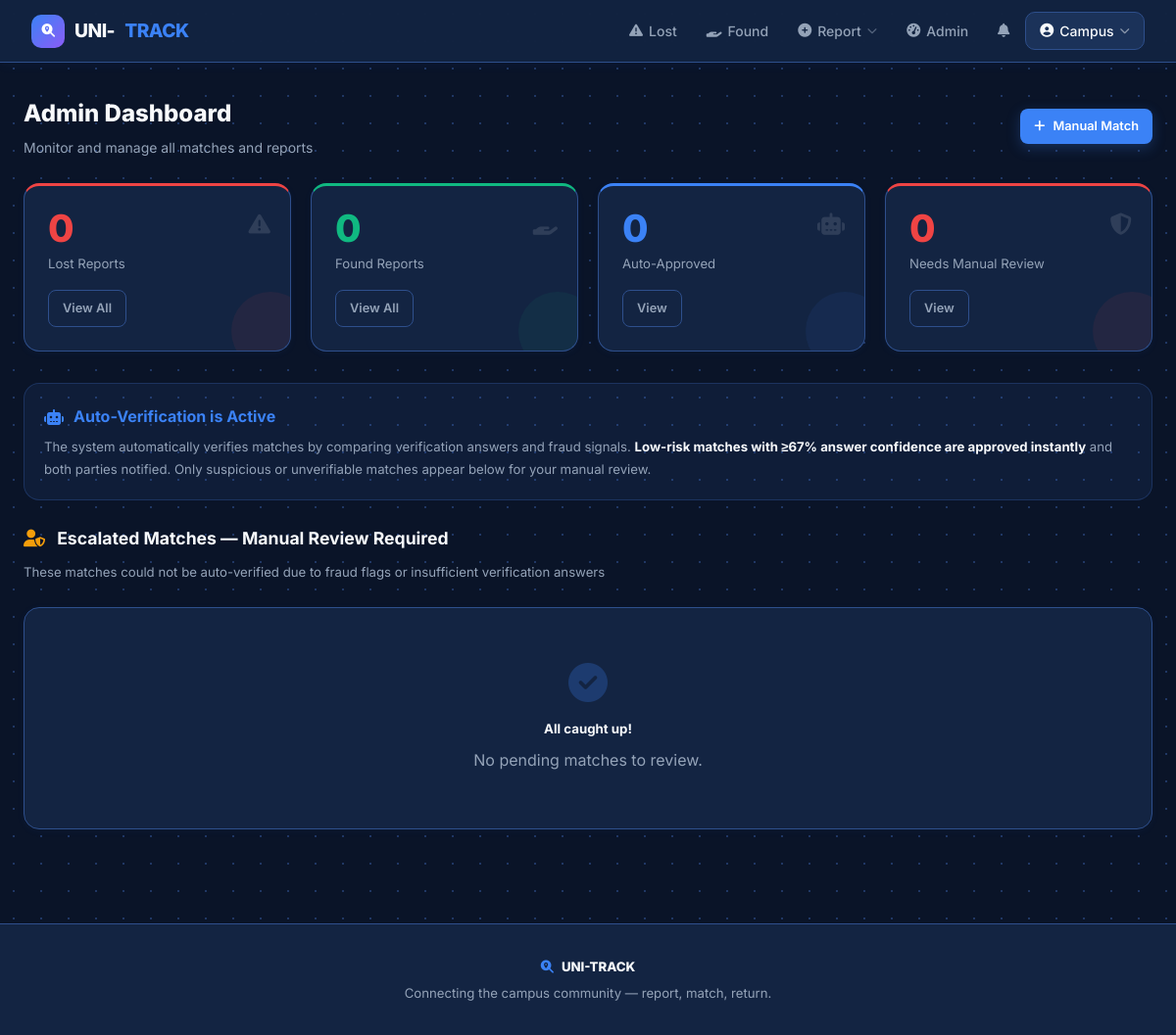
Before: /admin-panel/ (signed in) with the older database file.
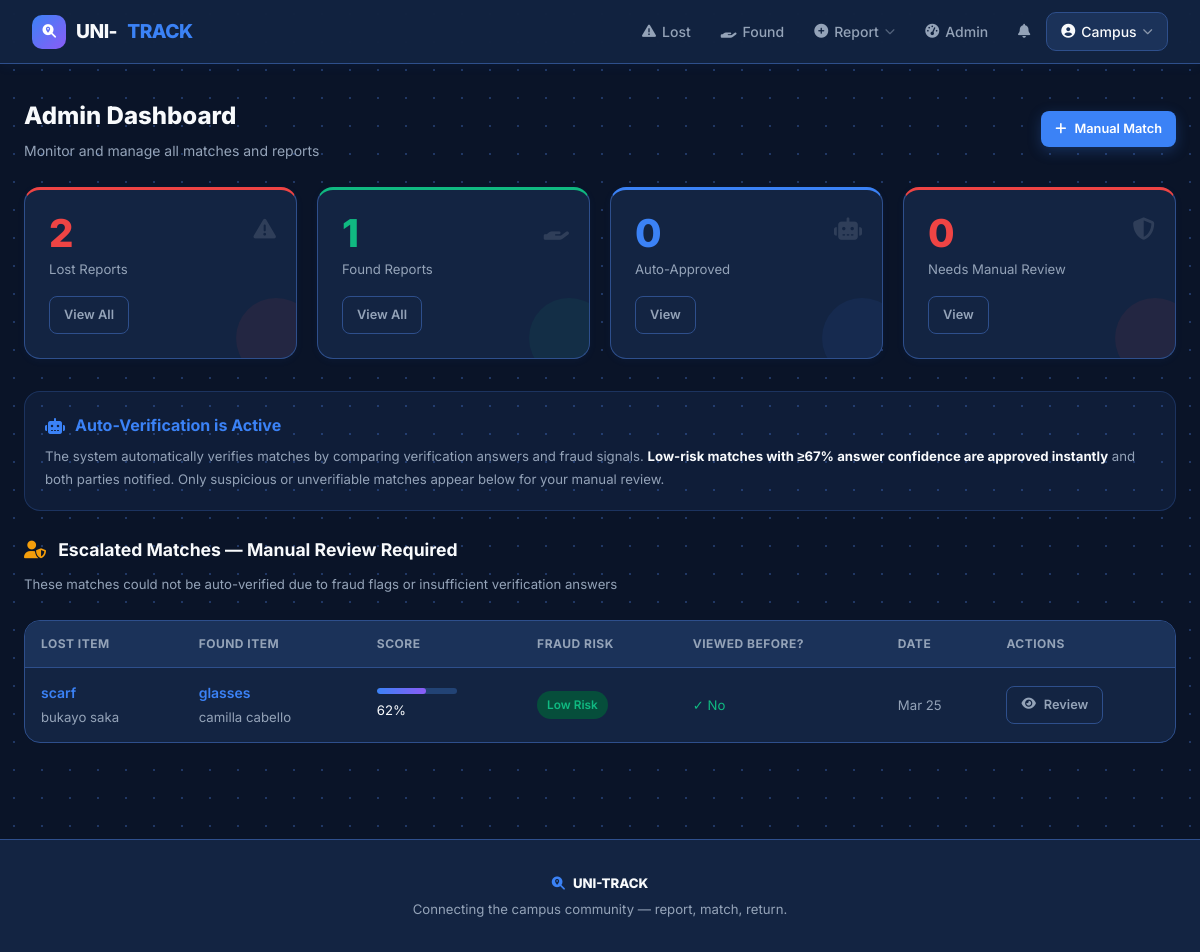
After: the same page with the newer database file.
### items/models.py (models this page shows, shortened)
class ItemMatch(models.Model):
    STATUS_CHOICES = [
        ('pending', 'Pending Review'),
        ('approved', 'Approved'),
        ('rejected', 'Rejected'),
        ('completed', 'Completed'),
    ]
    FRAUD_RISK_CHOICES = [
        ('low', 'Low Risk'),
        ('medium', 'Medium Risk'),
        ('high', 'High Risk — Review Carefully'),
    ]
    lost_item = models.ForeignKey(LostItem, on_delete=models.CASCADE, related_name='matches')
    found_item = models.ForeignKey(FoundItem, on_delete=models.CASCADE, related_name='matches')
    matched_by = models.ForeignKey(
        settings.AUTH_USER_MODEL, on_delete=models.SET_NULL, null=True,
        related_name='matches_made')
    match_score = models.IntegerField(default=0)
    notes = models.TextField(blank=True)
    status = models.CharField(max_length=20, choices=STATUS_CHOICES, default='pending')
    fraud_risk = models.CharField(max_length=10, choices=FRAUD_RISK_CHOICES, default='low')
    fraud_flags = models.TextField(blank=True,
        help_text='Auto-detected fraud warning flags')
    reporter_viewed_found_before_reporting = models.BooleanField(default=False,
        help_text='True if reporter viewed this found item BEFORE submitting their lost report')
    verif_color_match = models.BooleanField(null=True, blank=True,
        verbose_name='Colour answers match?')
    verif_distinguishing_match = models.BooleanField(null=True, blank=True,
        verbose_name='Distinguishing feature answers match?')
    verif_secret_match = models.BooleanField(null=True, blank=True,
        verbose_name='Secret detail answers match?')
    admin_verif_notes = models.TextField(blank=True,
        verbose_name='Admin verification notes')
    created_at = models.DateTimeField(auto_now_add=True)
    reviewed_at = models.DateTimeField(null=True, blank=True)
    reviewed_by = models.ForeignKey(
        settings.AUTH_USER_MODEL, on_delete=models.SET_NULL, null=True,
        blank=True, related_name='reviewed_matches')
    owner_notified = models.BooleanField(default=False)
    finder_notified = models.BooleanField(default=False)
    owner_confirmed = models.BooleanField(null=True, blank=True)
    finder_confirmed = models.BooleanField(null=True, blank=True)
    class Meta:
        unique_together = ['lost_item', 'found_item']
        ordering = ['-created_at']

class LostItem(models.Model):
    STATUS_CHOICES = [
        ('active', 'Active'),
        ('matched', 'Matched'),
        ('resolved', 'Resolved'),
        ('closed', 'Closed'),
    ]
    reporter = models.ForeignKey(settings.AUTH_USER_MODEL, on_delete=models.CASCADE, related_name='lost_items')
    title = models.CharField(max_length=200)
    description = models.TextField()
    category = models.CharField(max_length=50, choices=CATEGORY_CHOICES)
    location_lost = models.CharField(max_length=50, choices=LOCATION_CHOICES)
    location_detail = models.CharField(max_length=200, blank=True)
    date_lost = models.DateField()
    image = models.ImageField(upload_to='lost_items/', blank=True, null=True)
    proof_of_ownership = models.ImageField(upload_to='ownership_proof/', blank=True, null=True,
        help_text='Upload a previous photo, receipt, or any proof this item belongs to you')
    contact_email = models.EmailField(blank=True)
    contact_phone = models.CharField(max_length=15, blank=True)
    reward = models.CharField(max_length=100, blank=True)
    verif_color = models.CharField(max_length=100, blank=True,
        verbose_name='Item colour / appearance',
        help_text='Describe the exact colour, brand markings, or appearance')
    verif_distinguishing = models.CharField(max_length=200, blank=True,
        verbose_name='Distinguishing feature',
        help_text='Any scratches, stickers, engravings, or unique marks?')
    verif_secret = models.CharField(max_length=200, blank=True,
        verbose_name='Secret detail',
        help_text='Something only you would know (e.g. lock screen wallpaper, bag contents, note inside)')
    status = models.CharField(max_length=20, choices=STATUS_CHOICES, default='active')
    created_at = models.DateTimeField(auto_now_add=True)
    updated_at = models.DateTimeField(auto_now=True)
    class Meta:
        ordering = ['-created_at']

class FoundItem(models.Model):
    STATUS_CHOICES = [
        ('available', 'Available'),
        ('matched', 'Matched'),
        ('returned', 'Returned'),
        ('unclaimed', 'Unclaimed - Donated'),
    ]
    finder = models.ForeignKey(settings.AUTH_USER_MODEL, on_delete=models.CASCADE, related_name='found_items')
    title = models.CharField(max_length=200)
    public_description = models.TextField(
        verbose_name='Public Description (vague)',
        help_text='Describe the item vaguely — DO NOT include serial numbers, passwords, or secret details. E.g. "A black electronic device"')
    private_description = models.TextField(
        verbose_name='Private Description (confidential)',
        help_text='Full details: exact colour, markings, serial number, contents — only admin and verified owner will see this')
    category = models.CharField(max_length=50, choices=CATEGORY_CHOICES)
    location_found = models.CharField(max_length=50, choices=LOCATION_CHOICES)
    location_detail = models.CharField(max_length=200, blank=True,
        help_text='Exact spot — this is kept private and not shown publicly')
    date_found = models.DateField()
    image = models.ImageField(upload_to='found_items/', blank=True, null=True)
    contact_email = models.EmailField(blank=True)
    contact_phone = models.CharField(max_length=15, blank=True)
    current_holding = models.CharField(max_length=200, blank=True,
        help_text='Where is the item currently kept? (private)')
    verif_color = models.CharField(max_length=100, blank=True,
        verbose_name='Colour / appearance observed',
        help_text='Exact colour, brand, or appearance as you found it')
    verif_distinguishing = models.CharField(max_length=200, blank=True,
        verbose_name='Distinguishing features observed',
        help_text='Any scratches, stickers, engravings, or unique marks you noticed')
    verif_secret = models.CharField(max_length=200, blank=True,
        verbose_name='Additional private detail',
        help_text='Any other detail not visible from outside (e.g. item inside a bag, note tucked in)')
    status = models.CharField(max_length=20, choices=STATUS_CHOICES, default='available')
    created_at = models.DateTimeField(auto_now_add=True)
    updated_at = models.DateTimeField(auto_now=True)
    class Meta:
        ordering = ['-created_at']

### accounts/models.py (models this page shows, shortened)
class User(AbstractUser):
    ROLE_CHOICES = [
        ('student', 'Student'),
        ('staff', 'Staff'),
        ('admin', 'Administrator'),
    ]
    role = models.CharField(max_length=20, choices=ROLE_CHOICES, default='student')
    student_id = models.CharField(max_length=20, blank=True, null=True, unique=True)
    phone = models.CharField(max_length=15, blank=True, null=True)
    department = models.CharField(max_length=100, blank=True, null=True)
    profile_picture = models.ImageField(upload_to='profiles/', blank=True, null=True)
    is_verified = models.BooleanField(default=False)
    created_at = models.DateTimeField(auto_now_add=True)
    @property
    def is_admin_user(self):
        return self.role == 'admin' or self.is_staff or self.is_superuser

### items/views.py (the view)
# urls.py: path('admin-panel/', views.admin_dashboard, name='admin_dashboard'),
@login_required
@admin_required
def admin_dashboard(request):
    pending_matches = ItemMatch.objects.filter(status='pending')
    high_risk = ItemMatch.objects.filter(status='pending', fraud_risk='high')
    approved_matches = ItemMatch.objects.filter(status='approved')
    auto_approved = ItemMatch.objects.filter(status='completed', reviewed_by=None)
    all_lost = LostItem.objects.all()
    all_found = FoundItem.objects.all()
    return render(request, 'items/admin_dashboard.html', {
        'pending_matches': pending_matches,
        'high_risk': high_risk,
        'approved_matches': approved_matches,
        'auto_approved': auto_approved,
        'all_lost': all_lost,
        'all_found': all_found,
    })

### items/views.py (called while the page is built)
def admin_required(view_func):
    @wraps(view_func)
    def wrapper(request, *args, **kwargs):
        if not request.user.is_authenticated or not request.user.is_admin_user:
            messages.error(request, 'You do not have permission to access this page.')
            return redirect('home')
        return view_func(request, *args, **kwargs)
    return wrapper

### templates/items/admin_dashboard.html (shortened to what the changed rows need)
{% extends 'base.html' %}
{% block content %}
<div class="grid grid-4 mb-4">
  <div class="stat-card red animate-up">
    <div class="stat-icon"><i class="fas fa-exclamation-triangle"></i></div>
    <div class="stat-number text-danger">{{ all_lost.count }}</div>
    <div class="stat-label">Lost Reports</div>
    <a href="{% url 'lost_items' %}" class="btn btn-outline btn-sm mt-2">View All</a>
  </div>
  <div class="stat-card green animate-up">
    <div class="stat-icon"><i class="fas fa-hand-holding"></i></div>
    <div class="stat-number text-success">{{ all_found.count }}</div>
    <div class="stat-label">Found Reports</div>
    <a href="{% url 'found_items' %}" class="btn btn-outline btn-sm mt-2">View All</a>
  </div>
</div>
{% if pending_matches %}
<div class="table-wrap animate-up">
  <table>
    <thead><tr><th>Lost Item</th><th>Found Item</th><th>Score</th><th>Fraud Risk</th><th>Viewed Before?</th><th>Date</th><th>Actions</th></tr></thead>
    <tbody>
      {% for match in pending_matches %}
      <tr>
        <td><a href="{% url 'lost_item_detail' match.lost_item.pk %}" style="color:var(--primary);text-decoration:none;font-weight:600;">{{ match.lost_item.title }}</a><br><span class="small text-muted">{{ match.lost_item.reporter.get_full_name }}</span></td>
        <td><a href="{% url 'found_item_detail' match.found_item.pk %}" style="color:var(--primary);text-decoration:none;font-weight:600;">{{ match.found_item.title }}</a><br><span class="small text-muted">{{ match.found_item.finder.get_full_name }}</span></td>
        <td><div class="score-bar" style="width:80px;margin-bottom:4px;"><div class="score-fill" style="width:{{ match.match_score }}%;"></div></div><span class="small">{{ match.match_score }}%</span></td>
        <td><span class="badge {% if match.fraud_risk == 'high' %}badge-danger{% elif match.fraud_risk == 'medium' %}badge-warning{% else %}badge-success{% endif %}">{{ match.get_fraud_risk_display }}</span></td>
        <td class="small {% if match.reporter_viewed_found_before_reporting %}text-danger{% else %}text-success{% endif %}">{% if match.reporter_viewed_found_before_reporting %}⚠️ Yes{% else %}✓ No{% endif %}</td>
        <td class="small text-muted">{{ match.created_at|date:"M d" }}</td>
        <td><a href="{% url 'match_detail' match.pk %}" class="btn btn-outline btn-sm"><i class="fas fa-eye"></i> Review</a></td>
      </tr>
      {% endfor %}
    </tbody>
  </table>
</div>
{% else %}
<div class="empty-state animate-up card">
  <i class="fas fa-check-circle text-success"></i>
  <h5>All caught up!</h5>
  <p>No pending matches to review.</p>
</div>
{% endif %}
{% endblock %}

Changed rows visible on the page:
added ItemMatch: lost_item "scarf", lost_item.reporter.get_full_name "bukayo saka", found_item "glasses", found_item.finder.get_full_name "camilla cabello", match_score "62", fraud_risk "Low Risk", reporter_viewed_found_before_reporting "✓ No", created_at "Mar 25"
Other visible differences:
{{ all_lost.count }}: "0" → "2"
{{ all_found.count }}: "0" → "1"
text no longer shown: "All caught up! No pending matches to review."
text now shown: "LOST ITEM FOUND ITEM SCORE FRAUD RISK VIEWED BEFORE? DATE ACTIONS"
